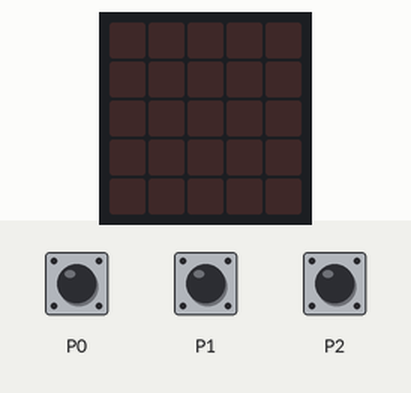
The program below on a simulated BBC micro:bit (MakeCode). Parts: the board's 5×5 LED display. Inputs (shaded band) come from the test bench. Random numbers come from a fixed seed.

Above: at 1.2 s.
1.3 s: touch pin P0 pressed for 0.15 s
At 2.0 s:
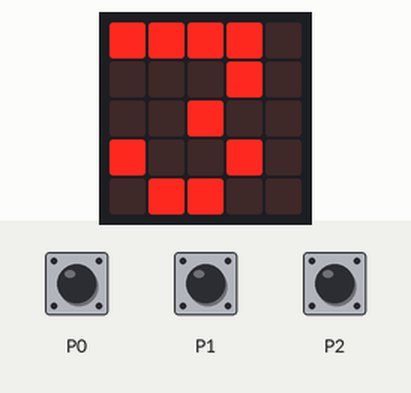
4.4 s: touch pin P1 pressed for 0.15 s
At 5.1 s:
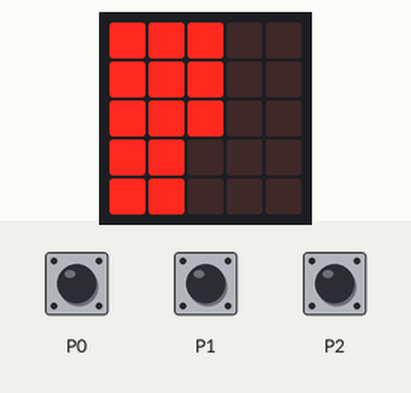
At 6.1 s:
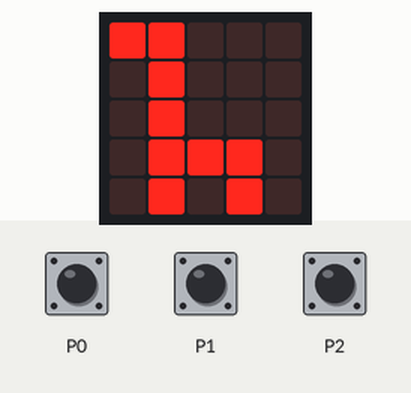
Timing chart, 0 to 7.6 s (numbered marks = the images above; inputs shaded):
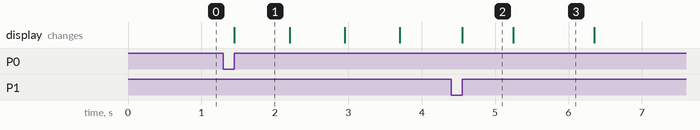

The program:

main.ts
```typescript
let tocar = false
let P2 = 0
let P1 = 0
input.onPinPressed(TouchPin.P0, function () {
    tocar = false
    basic.showNumber(3)
    basic.showNumber(2)
    basic.showNumber(1)
    basic.clearScreen()
    basic.pause(randint(1000, 5000))
    basic.showIcon(IconNames.Giraffe)
    basic.pause(500)
    basic.clearScreen()
})
input.onPinPressed(TouchPin.P2, function () {
    if (tocar == false) {
        tocar = true
        P2 += 1
        basic.showLeds(`
            . . # # #
            . . # # #
            . . # # #
            . . . # #
            . . . # #
            `)
    }
})
input.onPinPressed(TouchPin.P1, function () {
    if (tocar == false) {
        tocar = true
        P1 += 1
        basic.showLeds(`
            # # # . .
            # # # . .
            # # # . .
            # # . . .
            # # . . .
            `)
    }
})
basic.forever(function () {

})
```

test.ts
```typescript
// testes vão aqui; isto não será compilado quando este pacote for usado como uma extensão.
```

Measured:
- after the input at 1.3 s, the display: changes after 0.15 s (image 1)
- what the display in image 1 shows lasts 0.7 s, from 1.5 s to 2.2 s
- what the display in image 2 shows lasts 0.7 s, from 4.6 s to 5.3 s
- what the display in image 3 shows lasts 1.1 s, from 5.3 s to 6.4 s
